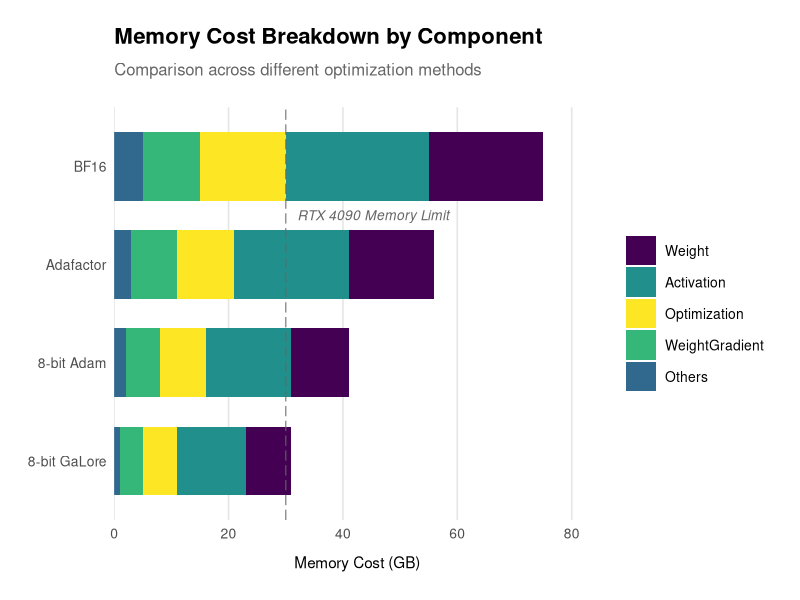

Source code (R):
## ---- chunk 1
#| echo: false
#| fig-cap: "Example memory footprint breakdown for the Llama-7B model under different optimized training schemes. Note that in the unoptimized bfloat16 case, how optimizer state and weight gradients combined can take up more than double the footprint of the model weights."

library(ggplot2)
library(reshape2)
library(viridis)  # For a better color palette

# Create data
data <- data.frame(
  Method = factor(c("BF16", "Adafactor", "8-bit Adam", "8-bit GaLore"),
                 levels = c("8-bit GaLore", "8-bit Adam", "Adafactor", "BF16")),  # Reverse order
  Weight = c(20, 15, 10, 8),
  Activation = c(25, 20, 15, 12),
  Optimization = c(15, 10, 8, 6),
  WeightGradient = c(10, 8, 6, 4),
  Others = c(5, 3, 2, 1)
)

# Reshape the data
data_long <- melt(data, id.vars = "Method",
                  variable.name = "Component",
                  value.name = "MemoryCost")

# Custom color palette inspired by viridis but with better contrast
custom_colors <- c(
  "Weight" = "#440154FF",        # Deep purple
  "Activation" = "#21908CFF",    # Teal
  "Optimization" = "#FDE725FF",  # Yellow
  "WeightGradient" = "#35B779FF", # Green
  "Others" = "#31688EFF"         # Blue
)

# Create the enhanced plot
ggplot(data_long, aes(x = MemoryCost, y = Method, fill = Component)) +
  geom_bar(stat = "identity", position = position_stack(vjust = 1), width = 0.7) +
  scale_fill_manual(values = custom_colors) +
  scale_x_continuous(
    expand = c(0, 0),
    limits = c(0, 85),
    breaks = seq(0, 80, by = 20)
  ) +
  geom_vline(xintercept = 30, color = "#666666", linetype = "longdash", linewidth = 0.5, alpha = 0.7) +
  annotate(
    "text",
    x = 32,
    y = 3.5,
    label = "RTX 4090 Memory Limit",
    color = "#666666",
    size = 3.5,
    hjust = 0,
    fontface = "italic"
  ) +
  labs(
    x = "Memory Cost (GB)",
    y = NULL,
    title = "Memory Cost Breakdown by Component",
    subtitle = "Comparison across different optimization methods"
  ) +
  theme_minimal(base_size = 12, base_family = "Helvetica") +
  theme(
    plot.title = element_text(
      size = 16,
      face = "bold",
      margin = margin(b = 10)
    ),
    plot.subtitle = element_text(
      size = 12,
      color = "grey40",
      margin = margin(b = 20)
    ),
    panel.grid.major.x = element_line(color = "grey90"),
    panel.grid.major.y = element_blank(),
    panel.grid.minor = element_blank(),
    axis.text = element_text(size = 10),
    axis.title.x = element_text(
      margin = margin(t = 10),
      size = 11
    ),
    legend.position = "right",
    legend.title = element_blank(),
    legend.text = element_text(size = 10),
    legend.key.size = unit(0.8, "cm"),
    plot.margin = margin(20, 20, 20, 20)
  )
